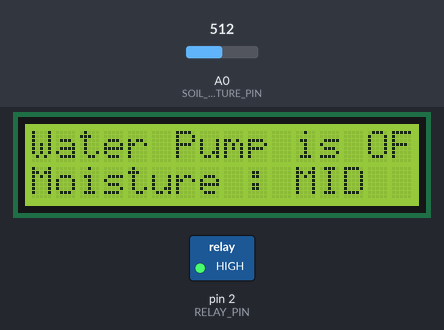
A sketch run on a simulated Arduino Uno, built with avr-gcc and run on an emulated ATmega328P. On the bench: 16×2 character LCD, switched loads named in the sketch (green lamp = pin HIGH). The inputs (shaded band) are chosen by the test bench; at power-on: A0 (SOIL_MOISTURE_PIN) = 512. What the sketch prints to the serial monitor is not drawn.

Above: at 4.2 s.
4.3 s: A0 (SOIL_MOISTURE_PIN) set to 310
6.3 s: A0 (SOIL_MOISTURE_PIN) set to 284
At 8.4 s:
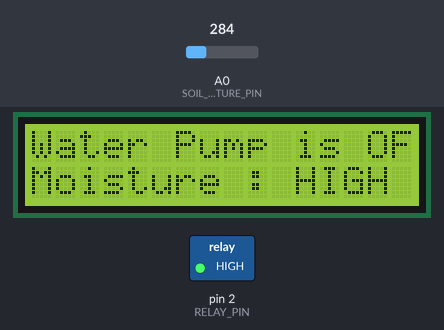
8.7 s: A0 (SOIL_MOISTURE_PIN) set to 933
At 10.0 s:
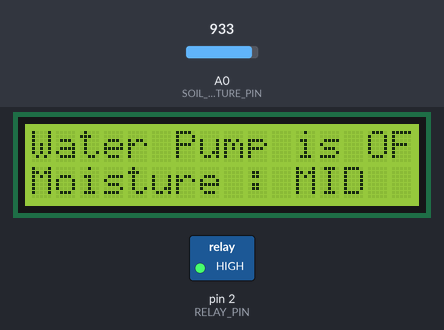
10.8 s: A0 (SOIL_MOISTURE_PIN) set to 959
At 12.5 s:
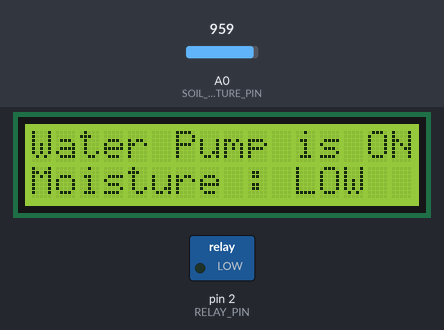
12.8 s: A0 (SOIL_MOISTURE_PIN) set to 940
At 14.1 s:
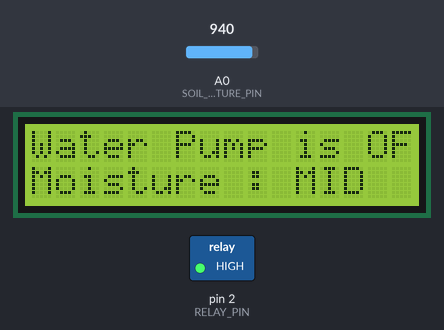
14.9 s: A0 (SOIL_MOISTURE_PIN) set to 960
At 16.9 s:
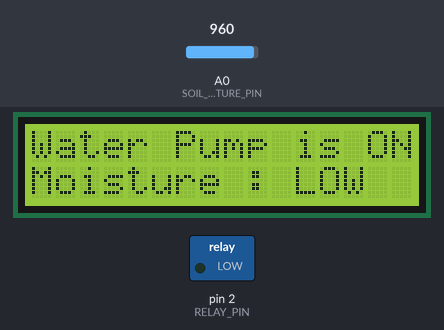
Timing chart, 0 to 18.0 s (numbered marks = the images above; inputs shaded):
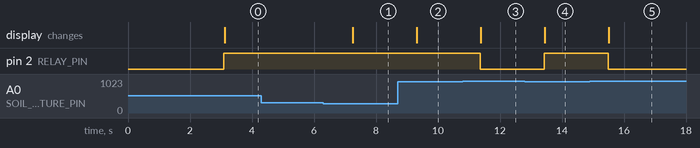

The sketch:

PlantMoistureMonitor_and_AutoWateringSystem.ino
```cpp
/**************************************************
  Name: Plant Moisture Monitor and Auto-Watering System
  Description: This project monitors the soil moisture level and controls a water pump to automatically water the plants when the soil is dry. It also displays the moisture level and the pump status on an LCD.
  Email: sfarrag@smu.com
  Website: https://www.arduino.cc/reference/en/libraries/liquidcrystal-i2c/

  Components:
  - Arduino Uno Rev3
  - Soil Moisture Sensor
  - Relay Module
  - Water Pump
  - LiquidCrystal I2C Display (LCD 1602)
  - Connecting Wires
  - Breadboard

  Instructions:
  - Connect the soil moisture sensor, relay module, water pump, and LCD as described in the comments below.
  - Upload the code to the Arduino Uno Rev3.
  - The system will monitor the soil moisture level and automatically water the plants when needed.
 **************************************************/

#include <LiquidCrystal_I2C.h>  // Include the LiquidCrystal_I2C library for LCD

// Define pin connections and LCD size
#define SOIL_MOISTURE_PIN A0  // Analog pin connected to the soil moisture sensor
#define RELAY_PIN 2           // Digital pin connected to the relay module

LiquidCrystal_I2C lcd(0x27, 16, 2);  // Set the LCD I2C address to 0x27 for a 16 chars and 2 line display

void setup() {
  Serial.begin(9600);  // Initialize serial communication for debugging

  // Initialize the LCD
  lcd.init();  // Initialize the LCD
  lcd.backlight();  // Turn on the backlight
  lcd.clear();  // Clear any previous text on the LCD
  lcd.setCursor(0, 0);  // Set cursor to column 0, row 0
  lcd.print("IRRIGATION");  // Print static text
  lcd.setCursor(0, 1);  // Set cursor to column 0, row 1
  lcd.print("SYSTEM IS ON ");  // Print static text
  delay(3000);  // Display message for 3 seconds
  lcd.clear();  // Clear the display

  // Initialize the relay pin
  pinMode(RELAY_PIN, OUTPUT);  // Set the relay pin as an output
  digitalWrite(RELAY_PIN, HIGH); // Ensure the relay is off initially (using HIGH logic to turn off relay)
}

void loop() {
  int soilMoistureValue = analogRead(SOIL_MOISTURE_PIN);  // Read the analog value from the soil moisture sensor
  Serial.println(soilMoistureValue);  // Print the soil moisture value to the Serial Monitor for debugging

  // Display the moisture level on the LCD
  if (soilMoistureValue < 300) {  // Check if moisture is HIGH
    lcd.setCursor(0, 1);
    lcd.print("Moisture : HIGH ");
  } else if (soilMoistureValue >= 300 && soilMoistureValue <= 950) {  // Check if moisture is MID
    lcd.setCursor(0, 1);
    lcd.print("Moisture : MID  ");
  } else {  // Otherwise, moisture is LOW
    lcd.setCursor(0, 1);
    lcd.print("Moisture : LOW  ");
  }

  // Control the water pump based on soil moisture level
  if (soilMoistureValue > 950) {  // If soil is dry
    digitalWrite(RELAY_PIN, LOW); // Turn on the water pump (using LOW logic to turn on relay)
    lcd.setCursor(0, 0);  // Update LCD to show pump status
    lcd.print("Water Pump is ON ");
  } else {  // If soil is sufficiently moist
    digitalWrite(RELAY_PIN, HIGH); // Turn off the water pump (using HIGH logic to turn off relay)
    lcd.setCursor(0, 0);  // Update LCD to show pump status
    lcd.print("Water Pump is OFF");
  }

  delay(1000);  // Check moisture level every second
}
```

Measured:
- the behaviour switches between 300 and 299 on A0 (SOIL_MOISTURE_PIN) (found by bisection; images 0 and 1)
- the behaviour switches between 950 and 951 on A0 (SOIL_MOISTURE_PIN) (found by bisection; images 2 and 3)
- after the input at 4.3 s, every drawn part: stays the same
- after the input at 6.3 s, the display: changes after 0.95 s (image 1)
- after the input at 8.7 s, the display: changes after 0.62 s (image 2)
- after the input at 10.8 s, pin 2 (RELAY_PIN): HIGH → LOW after 0.57 s; the display: changes after 0.58 s (image 3)
- after the input at 12.8 s, pin 2 (RELAY_PIN): LOW → HIGH after 0.63 s; the display: changes after 0.65 s (image 4)
- after the input at 14.9 s, pin 2 (RELAY_PIN): HIGH → LOW after 0.59 s; the display: changes after 0.61 s (image 5)
